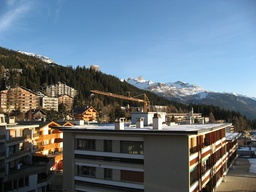
#> input picture DATA/crans_1_small.jpg, 256 x 192 px, shrunk from 1000 x 750 before the run
$ python harris_corresponding_points.py
#> lines starting #> are read from the running program, lines starting #| are printed output that depends on the picture; after the words box and inside, x2 and y2 are one past the last pixel; in counts of white or black regions, pixels touching at a corner belong together
### descriptors/lib/harris.py
from pylab import *
from scipy.ndimage import filters


def compute_harris_response(im, sigma=3):
  """ Compute the Harris corner detector response function
    for each pixel in a graylevel image. """

  # Difference of Gaussian used here
  # derivatives in x-direction
  imx = zeros(im.shape)
  filters.gaussian_filter(im, (sigma,sigma), (0,1), imx)
  # derivatives in y-direction
  imy = zeros(im.shape)
  filters.gaussian_filter(im, (sigma,sigma), (1,0), imy)

  # compute components of the Harris matrix
  Wxx = filters.gaussian_filter(imx * imx, sigma)
  Wxy = filters.gaussian_filter(imx * imy, sigma)
  Wyy = filters.gaussian_filter(imy * imy, sigma)

  # determinant and trace
  Wdet = Wxx*Wyy - Wxy**2
  Wtrace = Wxx + Wyy

  return Wdet / Wtrace


def get_harris_points(harris_im, min_dist=10, threshold=0.1):
  """ Return corners from a Harris response image
    min_dist is the minimum number of pixels separating
    corners and image boundary. """

  # find top corner candidates above a threshold
  corner_threshold = harris_im.max() * threshold
  harris_im_t = (harris_im > corner_threshold) * 1

  # get coordinates of candidates
  coords = array(harris_im_t.nonzero()).T

  # ...and their values
  candidate_values = [harris_im[c[0], c[1]] for c in coords]

  # sort candidates (reverse to get descending order)
  index = argsort(candidate_values)[::-1]

  # store allowed point locations in array
  allowed_locations = zeros(harris_im.shape)
  allowed_locations[min_dist:-min_dist, min_dist:-min_dist] = 1

  # select the best points taking min_distance into account
  filtered_coords = []
  for i in index:
    if allowed_locations[coords[i,0], coords[i,1]] == 1:
      filtered_coords.append(coords[i])
      allowed_locations[(coords[i,0] - min_dist):(coords[i,0] + min_dist),
                        (coords[i,1] - min_dist):(coords[i,1] + min_dist)] = 0

  return filtered_coords


# [9 lines left out: function plot_harris_points, not called in this run]


def get_descriptors(image, filtered_coords, wid=5):
  """ For each point return, pixel values around the point
    using a neighborhood of width 2*wid + 1. (Assume points are
    extracted with min_distance > wid). """

  desc = []
  for coords in filtered_coords:
    patch = image[(coords[0] - wid):(coords[0] + wid+1),
                  (coords[1] - wid):(coords[1] + wid+1)].flatten()
    desc.append(patch)

  return desc


def match(desc1, desc2, threshold=0.5):
  """ For each corner point descriptor in the first image,
    select its match to second image using
    normalized cross-correlation. """

  n = len(desc1[0])

  # pair-wise distances
  d = -ones((len(desc1), len(desc2)))
  for i in range(len(desc1)):
    for j in range(len(desc2)):
      d1 = (desc1[i] - mean(desc1[i])) / std(desc1[i])
      d2 = (desc2[j] - mean(desc2[j])) / std(desc2[j])
      ncc_value = sum(d1 * d2) / (n - 1)
      if ncc_value > threshold:
        d[i,j] = ncc_value

  ndx = argsort(-d)
  matchscores = ndx[:,0]

  return matchscores


def match_twosided(desc1, desc2, threshold=0.5):
  """ Two-sided symmetric version of match(). """

  matches_12 = match(desc1, desc2, threshold)
  matches_21 = match(desc2, desc1, threshold)

  ndx_12 = where(matches_12 >= 0)[0]

  # remove matches that are not symmetric
  for n in ndx_12:
    if matches_21[matches_12[n]] != n:
      matches_12[n] = -1

  return matches_12


def appendimages(im1, im2):
  """ Return a new image that appends the two images side-by-side. """

  # select the image with the fewest rows and fill in enough empty rows
  rows1 = im1.shape[0]
  rows2 = im2.shape[0]

  if rows1 < rows2:
    im1 = concatenate((im1, zeros((rows2 - rows1, im1.shape[1]))), axis=0)
  elif rows1 > rows2:
    im2 = concatenate((im2, zeros((rows1 - rows2, im2.shape[1]))), axis=0)
  # if none of these cases, they are equal; no filling needed.

  return concatenate((im1, im2), axis=1)


def plot_matches(im1, im2, locs1, locs2, matchscores, show_below=True):
  """ Show a figure with lines joining the accepted matches
    input: im1, im2 (images as arrays), locs1, locs2 (feature locations),
    matchscores (as output from 'match()'),
    show_below (if images should be shown below matches). """

  im3 = appendimages(im1, im2)
  if show_below:
    im3 = vstack((im3,im3))

  imshow(im3)

  cols1 = im1.shape[1]
  for i, m in enumerate(matchscores):
    if m > 0:
      plot([locs1[i][1], locs2[m][1] + cols1], [locs1[i][0], locs2[m][0]], 'c')
  axis('off')

### descriptors/harris_corresponding_points.py
from PIL import Image
from pylab import *
import pickle
from lib import harris


# Temporary folder to hold the pickle data
temp_folder = '../temp/'

# Two different images of Crans-Montana in Switzerland
im_name_short = 'crans'
im1 = array(Image.open('../DATA/crans_1_small.jpg').convert('L'))
im2 = array(Image.open('../DATA/crans_2_small.jpg').convert('L'))
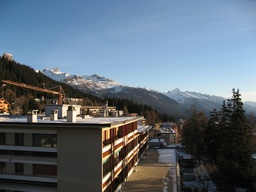
#> input picture DATA/crans_2_small.jpg, 256 x 192 px, shrunk from 1000 x 750 before the run

# Two different images of part of the San Francisco skyline in California
# im_name_short = 'sf_view'
# im1 = array(Image.open('../DATA/sf_view1.jpg').convert('L'))
# im2 = array(Image.open('../DATA/sf_view2.jpg').convert('L'))

# If pickle data is available, use it to display matching points instead
try:
  with open(temp_folder + im_name_short + '_harris.pkl', 'rb') as f:
    filtered_coords1 = pickle.load(f)
    filtered_coords2 = pickle.load(f)
    matches = pickle.load(f)
  print('Using saved data')

# If pickle data not found, compute the interest points of each image using
# Harris corner detection; also compute the interest points that match the
# closest between the two images
except:
  wid = 5
  harris_im = harris.compute_harris_response(im1, 5)
  filtered_coords1 = harris.get_harris_points(harris_im, wid+1)
#> in get_harris_points, `corner_threshold = harris_im.max() * threshold`: corner_threshold = 0.684
#> in get_harris_points, `harris_im_t = (harris_im > corner_threshold) * 1`:
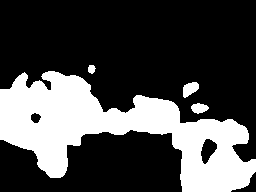
#> harris_im_t: shape (192, 256) int64; values 0 (black) and 1 (white), 29.1% white; 4 white regions, box (x1, y1, x2, y2) and area: (0, 71, 256, 192) 13945, (183, 82, 199, 98) 173, (191, 103, 209, 114) 136, (88, 65, 96, 74) 54
#> in get_harris_points, `coords = array(harris_im_t.nonzero()).T`: coords = 14308 pairs, first value 65 to 191, second value 0 to 255
#> in get_harris_points, `candidate_values = [harris_im[c[0], c[1]] for c in coords]`: candidate_values = 14308 values, max 6.84 at index 1520, min 0.684 at index 4253, mean 2.11
#> in get_harris_points, `index = argsort(candidate_values)[::-1]`: index = 14308 values, max 14307 at index 14151, min 0 at index 14302, mean 7153.5
#> the loop in get_harris_points, `for i in index:` made 14308 passes
#> i on passes 1 to 3: 1520, 1418, 1419
#> after the loop in get_harris_points, `for i in index:`: allowed_locations: shape (192, 256) float64; values 0 (black) and 1 (white), 55.7% white; 2 black regions, box (x1, y1, x2, y2) and area: (0, 0, 256, 192) 21373, (178, 80, 203, 99) 387
#> after the loop in get_harris_points, `for i in index:`: filtered_coords = 278 pairs, first value 69 to 185, second value 6 to 249
#> filtered_coords1 has the same summary as filtered_coords in get_harris_points
  d1 = harris.get_descriptors(im1, filtered_coords1, wid)
#> the loop in get_descriptors, `for coords in filtered_coords:` made 278 passes
#> coords on passes 1 to 3: [93, 70], [136, 183], [149, 53]
#> after the loop in get_descriptors, `for coords in filtered_coords:`: desc = 278 items
#> d1 = 278 items

  harris_im = harris.compute_harris_response(im2, 5)
  filtered_coords2 = harris.get_harris_points(harris_im, wid+1)
#> call 2 of get_harris_points, with min_dist = 6, threshold = 0.1
#> in get_harris_points (call 2), `corner_threshold = harris_im.max() * threshold`: corner_threshold = 1.42
#> in get_harris_points (call 2), `harris_im_t = (harris_im > corner_threshold) * 1`: harris_im_t: shape (192, 256) int64; values 0 (black) and 1 (white), 10.6% white; 4 white regions, box (x1, y1, x2, y2) and area: (0, 94, 155, 192) 3268, (218, 83, 256, 120) 1005, (115, 152, 158, 186) 722, (161, 142, 177, 160) 207
#> in get_harris_points (call 2), `coords = array(harris_im_t.nonzero()).T`: coords = 5202 pairs, first value 83 to 191, second value 0 to 255
#> in get_harris_points (call 2), `candidate_values = [harris_im[c[0], c[1]] for c in coords]`: candidate_values = 5202 values, max 14.18 at index 488, min 1.42 at index 2260, mean 2.79
#> in get_harris_points (call 2), `index = argsort(candidate_values)[::-1]`: index = 5202 values, max 5201 at index 5138, min 0 at index 4762, mean 2600.5
#> the loop in get_harris_points (call 2), `for i in index:` made 5202 passes
#> i on passes 1 to 3: 488, 560, 489
#> after the loop in get_harris_points (call 2), `for i in index:`:
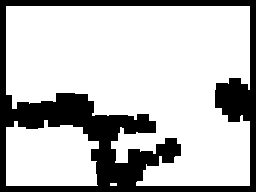
#> allowed_locations: shape (192, 256) float64; values 0 (black) and 1 (white), 74.4% white; 1 black region, box (x1, y1, x2, y2) and area: (0, 0, 256, 192) 12587
#> after the loop in get_harris_points (call 2), `for i in index:`: filtered_coords = 108 pairs, first value 84 to 185, second value 6 to 249
#> filtered_coords2 has the same summary as filtered_coords in get_harris_points
  d2 = harris.get_descriptors(im2, filtered_coords2, wid)
#> the loop in get_descriptors (call 2), `for coords in filtered_coords:` made 108 passes
#> coords on passes 1 to 12: [98, 235], [104, 235], [91, 236], [97, 241], [129, 96], [103, 241], [115, 80], [110, 235], [103, 249], [107, 76], [97, 228], [113, 62]
#> d2 = 108 items

  print('starting matching')
  # FAIR WARNING: the following line of code takes a long time!
  # This is the main reason why I have pickle data saved below (and loaded
  # above) at this key point of the code.
  matches = harris.match_twosided(d1, d2)
#> in match, `n = len(desc1[0])`: n = 121
#> in match, `d = -ones((len(desc1), len(desc2)))`: d: shape (278, 108) float64; every value is -1
#> after the loop in match, `for i in range(len(desc1)):`:
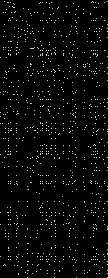
#> d: shape (278, 108) float64; min -1, max 0.999, mean -0.946; drawn with min black and max white
#> in match, `matchscores = ndx[:,0]`: matchscores = 278 values, max 107 at index 37, min 2 at index 162, mean 63.17
#> in match_twosided, `matches_12 = match(desc1, desc2, threshold)`: matches_12 has the same summary as matchscores in match
#> call 2 of match, with threshold = 0.5
#> in match (call 2), `d = -ones((len(desc1), len(desc2)))`: d: shape (108, 278) float64; every value is -1
#> the loop in match (call 2), `for i in range(len(desc1)):` made 108 passes
#> after the loop in match (call 2), `for i in range(len(desc1)):`:
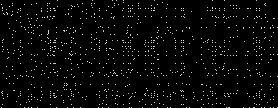
#> d: shape (108, 278) float64; min -1, max 0.999, mean -0.946; drawn with min black and max white
#> in match (call 2), `ndx = argsort(-d)`:
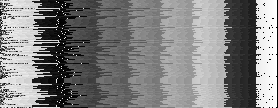
#> ndx: shape (108, 278) int64; min 0, max 277, mean 138.5; drawn with min black and max white
#> in match (call 2), `matchscores = ndx[:,0]`: matchscores = 108 values, max 270 at index 89, min 1 at index 4, mean 115.4
#> in match_twosided, `matches_21 = match(desc2, desc1, threshold)`: matches_21 has the same summary as matchscores in match
#> in match_twosided, `ndx_12 = where(matches_12 >= 0)[0]`: ndx_12 = 278 values from 0 to 277
#> after the loop in match_twosided, `for n in ndx_12:`: matches_12 = 278 values, max 104 at index 106, min -1 at index 0, mean 9.67
#> matches has the same summary as matches_12 in match_twosided

  with open(temp_folder + im_name_short + '_harris.pkl', 'wb') as f:
    pickle.dump(filtered_coords1, f)
    pickle.dump(filtered_coords2, f)
    pickle.dump(matches, f)

figure()
gray()
harris.plot_matches(im1, im2, filtered_coords1, filtered_coords2, matches)#[:100])
#> the loop in plot_matches, `for i, m in enumerate(matchscores):` made 278 passes
#> m on passes 1 to 3: -1, 4, -1
show()
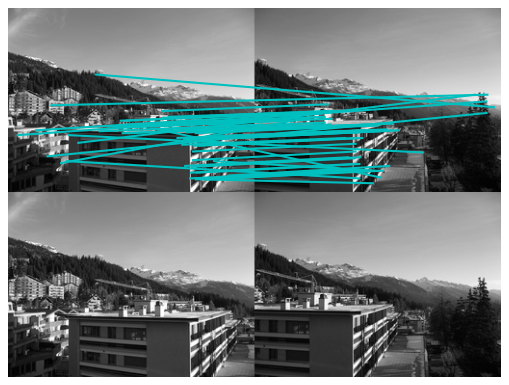
#> figure drawn by matplotlib, 1 panel
